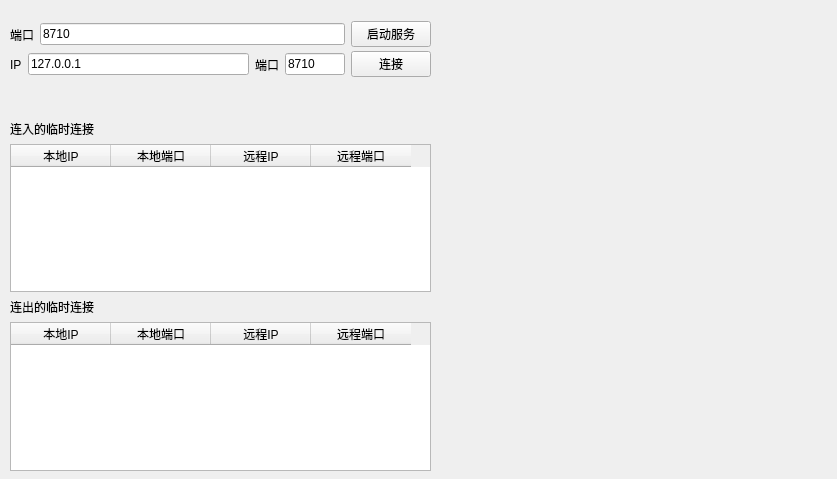
<?xml version="1.0" encoding="UTF-8"?>
<ui version="4.0">
 <class>MainWidget</class>
 <widget class="QWidget" name="MainWidget">
  <property name="geometry">
   <rect>
    <x>0</x>
    <y>0</y>
    <width>837</width>
    <height>479</height>
   </rect>
  </property>
  <property name="windowTitle">
   <string>MainWidget</string>
  </property>
  <widget class="QWidget" name="layoutWidget">
   <property name="geometry">
    <rect>
     <x>10</x>
     <y>50</y>
     <width>421</width>
     <height>29</height>
    </rect>
   </property>
   <layout class="QHBoxLayout" name="horizontalLayout_2">
    <item>
     <widget class="QLabel" name="label_4">
      <property name="text">
       <string>IP</string>
      </property>
     </widget>
    </item>
    <item>
     <widget class="QLineEdit" name="edtConnectOutIP">
      <property name="text">
       <string>127.0.0.1</string>
      </property>
     </widget>
    </item>
    <item>
     <widget class="QLabel" name="label_5">
      <property name="text">
       <string>端口</string>
      </property>
     </widget>
    </item>
    <item>
     <widget class="QLineEdit" name="edtConnectOutPort">
      <property name="minimumSize">
       <size>
        <width>60</width>
        <height>0</height>
       </size>
      </property>
      <property name="maximumSize">
       <size>
        <width>60</width>
        <height>16777215</height>
       </size>
      </property>
      <property name="text">
       <string>8710</string>
      </property>
     </widget>
    </item>
    <item>
     <widget class="QPushButton" name="btnConnect">
      <property name="text">
       <string>连接</string>
      </property>
      <property name="checkable">
       <bool>false</bool>
      </property>
     </widget>
    </item>
   </layout>
  </widget>
  <widget class="QWidget" name="">
   <property name="geometry">
    <rect>
     <x>10</x>
     <y>20</y>
     <width>421</width>
     <height>29</height>
    </rect>
   </property>
   <layout class="QHBoxLayout" name="horizontalLayout">
    <item>
     <widget class="QLabel" name="label">
      <property name="text">
       <string>端口</string>
      </property>
     </widget>
    </item>
    <item>
     <widget class="QLineEdit" name="edtServerPort">
      <property name="text">
       <string>8710</string>
      </property>
     </widget>
    </item>
    <item>
     <widget class="QPushButton" name="btnStartStopService">
      <property name="text">
       <string>启动服务</string>
      </property>
      <property name="checkable">
       <bool>true</bool>
      </property>
     </widget>
    </item>
   </layout>
  </widget>
  <widget class="QWidget" name="">
   <property name="geometry">
    <rect>
     <x>10</x>
     <y>120</y>
     <width>421</width>
     <height>351</height>
    </rect>
   </property>
   <layout class="QVBoxLayout" name="verticalLayout">
    <item>
     <widget class="QLabel" name="label_2">
      <property name="text">
       <string>连入的临时连接</string>
      </property>
     </widget>
    </item>
    <item>
     <widget class="QTableWidget" name="tb_peer_in_tmp">
      <column>
       <property name="text">
        <string>本地IP</string>
       </property>
      </column>
      <column>
       <property name="text">
        <string>本地端口</string>
       </property>
      </column>
      <column>
       <property name="text">
        <string>远程IP</string>
       </property>
      </column>
      <column>
       <property name="text">
        <string>远程端口</string>
       </property>
      </column>
     </widget>
    </item>
    <item>
     <widget class="QLabel" name="label_3">
      <property name="text">
       <string>连出的临时连接</string>
      </property>
     </widget>
    </item>
    <item>
     <widget class="QTableWidget" name="tb_peer_out_tmp">
      <column>
       <property name="text">
        <string>本地IP</string>
       </property>
      </column>
      <column>
       <property name="text">
        <string>本地端口</string>
       </property>
      </column>
      <column>
       <property name="text">
        <string>远程IP</string>
       </property>
      </column>
      <column>
       <property name="text">
        <string>远程端口</string>
       </property>
      </column>
     </widget>
    </item>
   </layout>
  </widget>
 </widget>
 <resources/>
 <connections/>
</ui>
